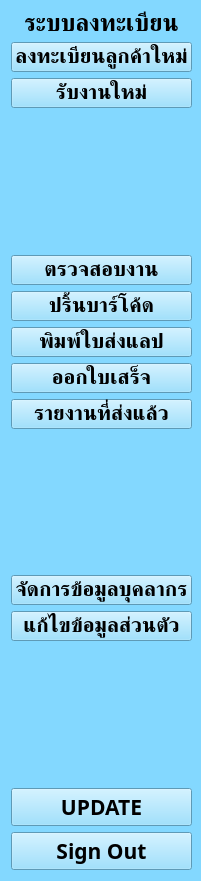
   <widget class="QWidget" name="page_widget" native="true">
    <property name="geometry">
     <rect>
      <x>10</x>
      <y>10</y>
      <width>171</width>
      <height>881</height>
     </rect>
    </property>
    <property name="autoFillBackground">
     <bool>false</bool>
    </property>
    <property name="styleSheet">
     <string notr="true">QWidget{
	background-color: rgb(131, 216, 255)
}</string>
    </property>
    <layout class="QVBoxLayout" name="verticalLayout">
     <property name="rightMargin">
      <number>9</number>
     </property>
     <item>
      <widget class="QLabel" name="label">
       <property name="font">
        <font>
         <family>TH Niramit AS</family>
         <pointsize>18</pointsize>
         <bold>true</bold>
        </font>
       </property>
       <property name="text">
        <string>ระบบลงทะเบียน</string>
       </property>
       <property name="alignment">
        <set>Qt::AlignCenter</set>
       </property>
      </widget>
     </item>
     <item>
      <widget class="QPushButton" name="customer_reg_pushButton">
       <property name="font">
        <font>
         <family>TH Niramit AS</family>
         <pointsize>16</pointsize>
         <bold>true</bold>
        </font>
       </property>
       <property name="text">
        <string>ลงทะเบียนลูกค้าใหม่</string>
       </property>
      </widget>
     </item>
     <item>
      <widget class="QPushButton" name="case_register_pushButton">
       <property name="font">
        <font>
         <family>TH Niramit AS</family>
         <pointsize>16</pointsize>
         <bold>true</bold>
        </font>
       </property>
       <property name="text">
        <string>รับงานใหม่</string>
       </property>
      </widget>
     </item>
     <item>
      <spacer name="verticalSpacer_2">
       <property name="orientation">
        <enum>Qt::Vertical</enum>
       </property>
       <property name="sizeHint" stdset="0">
        <size>
         <width>20</width>
         <height>40</height>
        </size>
       </property>
      </spacer>
     </item>
     <item>
      <widget class="QPushButton" name="check_job_pushButton">
       <property name="font">
        <font>
         <family>TH Niramit AS</family>
         <pointsize>16</pointsize>
         <bold>true</bold>
        </font>
       </property>
       <property name="text">
        <string>ตรวจสอบงาน</string>
       </property>
      </widget>
     </item>
     <item>
      <widget class="QPushButton" name="barcode_pushButton">
       <property name="font">
        <font>
         <family>TH Niramit AS</family>
         <pointsize>16</pointsize>
         <bold>true</bold>
        </font>
       </property>
       <property name="text">
        <string>ปริ้นบาร์โค้ด</string>
       </property>
      </widget>
     </item>
     <item>
      <widget class="QPushButton" name="lab_order_pushButton">
       <property name="font">
        <font>
         <family>TH Niramit AS</family>
         <pointsize>16</pointsize>
         <bold>true</bold>
        </font>
       </property>
       <property name="text">
        <string>พิมพ์ใบส่งแลป</string>
       </property>
      </widget>
     </item>
     <item>
      <widget class="QPushButton" name="bill_pushButton">
       <property name="font">
        <font>
         <family>TH Niramit AS</family>
         <pointsize>16</pointsize>
         <bold>true</bold>
        </font>
       </property>
       <property name="text">
        <string>ออกใบเสร็จ</string>
       </property>
      </widget>
     </item>
     <item>
      <widget class="QPushButton" name="check_report_pushButton">
       <property name="font">
        <font>
         <family>TH Niramit AS</family>
         <pointsize>16</pointsize>
         <bold>true</bold>
        </font>
       </property>
       <property name="text">
        <string>รายงานที่ส่งแล้ว</string>
       </property>
      </widget>
     </item>
     <item>
      <spacer name="verticalSpacer">
       <property name="orientation">
        <enum>Qt::Vertical</enum>
       </property>
       <property name="sizeType">
        <enum>QSizePolicy::Expanding</enum>
       </property>
       <property name="sizeHint" stdset="0">
        <size>
         <width>5</width>
         <height>10</height>
        </size>
       </property>
      </spacer>
     </item>
     <item>
      <widget class="QPushButton" name="employee_pushButton">
       <property name="font">
        <font>
         <family>TH Niramit AS</family>
         <pointsize>16</pointsize>
         <bold>true</bold>
        </font>
       </property>
       <property name="text">
        <string>จัดการข้อมูลบุคลากร</string>
       </property>
      </widget>
     </item>
     <item>
      <widget class="QPushButton" name="personal_info_pushButton">
       <property name="font">
        <font>
         <family>TH Niramit AS</family>
         <pointsize>16</pointsize>
         <bold>true</bold>
        </font>
       </property>
       <property name="text">
        <string>แก้ไขข้อมูลส่วนตัว</string>
       </property>
      </widget>
     </item>
     <item>
      <spacer name="verticalSpacer_3">
       <property name="orientation">
        <enum>Qt::Vertical</enum>
       </property>
       <property name="sizeHint" stdset="0">
        <size>
         <width>20</width>
         <height>40</height>
        </size>
       </property>
      </spacer>
     </item>
     <item>
      <widget class="QPushButton" name="update_prog_pushButton">
       <property name="font">
        <font>
         <family>TH Niramit AS</family>
         <pointsize>16</pointsize>
         <bold>true</bold>
        </font>
       </property>
       <property name="text">
        <string>UPDATE</string>
       </property>
      </widget>
     </item>
     <item>
      <widget class="QPushButton" name="sign_out_pushButton">
       <property name="font">
        <font>
         <family>TH Niramit AS</family>
         <pointsize>16</pointsize>
         <bold>true</bold>
        </font>
       </property>
       <property name="text">
        <string>Sign Out</string>
       </property>
       <property name="icon">
        <iconset>
         <normaloff>:/icons/icons/log_out_white.png</normaloff>:/icons/icons/log_out_white.png</iconset>
       </property>
      </widget>
     </item>
    </layout>
   </widget>
